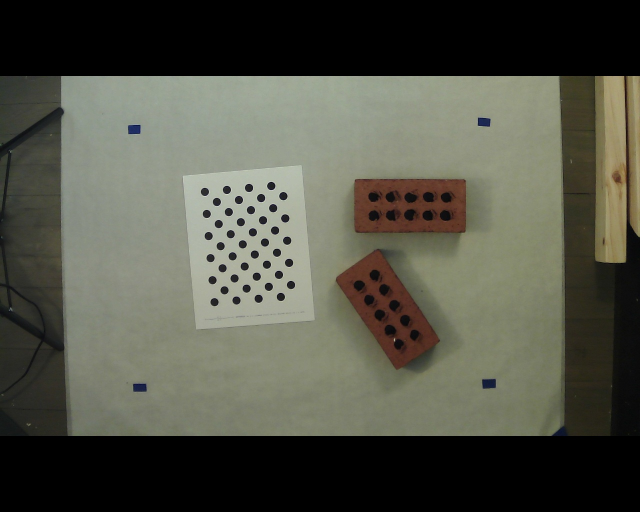
#> input picture capture/calibrate_1553798660.0017204.jpg, 1280 x 1024 px (shown at 1/2 size)
$ python -i wood_grain.py   (imports and definitions only)
#> lines starting #> are read from the running program, lines starting #| are printed output that depends on the picture
### workshop/utility/filter.py
from __future__ import print_function
from __future__ import absolute_import
from __future__ import division

import cv2
import numpy as np

# - - - - -
# IMAGE CORRECTION FILTERS
# - - - - -
class CLAHEfilter:
    def __init__(self,clip=2.0,grid=8):
#> further down, picture is the input picture: shape (1024, 1280, 3); mean B, G, R 71.1, 83, 82.3
        self.clip = clip # CLIP LIMIT
        self.grid = grid # KERNEL SIZE
        self.filter = self.init_filter()

    def init_filter(self):
        return cv2.createCLAHE(clipLimit=self.clip, tileGridSize=(self.grid,self.grid))

    def bw_filter(self,image,alpha=1.0):
#> called with alpha = 1
        grey = cv2.cvtColor(image,cv2.COLOR_BGR2GRAY)
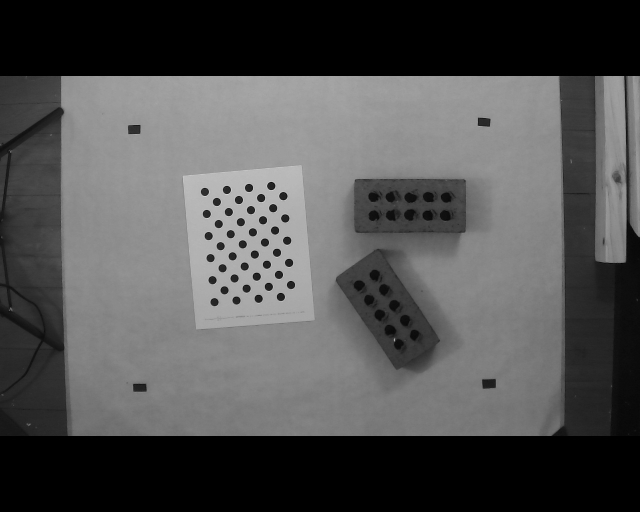
#> grey: shape (1024, 1280) (shown at 1/2 size); min 0, max 238, mean 81.5
        output = self.filter.apply(grey)
        if alpha < 1.0:
            output = cv2.addWeighted(output,alpha,grey,1.0-alpha,0)
        return output

    # [33 lines left out: functions lab_filter, yuv_filter, white_balance, screen, not called in this run]

### workshop/detector/wood_grain.py
import cv2
import numpy as np

from workshop.utility import CLAHEfilter

sm_blur = np.ones((3,3),dtype="float") * (1.0 / (3*3))

hp_vert = np.array((
    [-1, -1, 4, -1, -1],
    [-1, -1, 4, -1, -1],
    [-1, -1, 4, -1, -1],
    [-1, -1, 4, -1, -1],
    [-1, -1, 4, -1, -1],
    [-1, -1, 4, -1, -1],
    [-1, -1, 4, -1, -1],
    [-1, -1, 4, -1, -1]), dtype="int")

d1_vert = np.array((
    [-1, 4, -1, -1, -1],
    [-1, 4, -1, -1, -1],
    [-1, -1, 4, -1, -1],
    [-1, -1, 4, -1, -1],
    [-1, -1, 4, -1, -1],
    [-1, -1, 4, -1, -1],
    [-1, -1, 4, -1, -1],
    [-1, -1, -1, 4, -1],
    [-1, -1, -1, 4, -1]), dtype="int")

d2_vert = np.array((
    [-1, -1, -1, 4, -1],
    [-1, -1, -1, 4, -1],
    [-1, -1, 4, -1, -1],
    [-1, -1, 4, -1, -1],
    [-1, -1, 4, -1, -1],
    [-1, -1, 4, -1, -1],
    [-1, -1, 4, -1, -1],
    [-1, 4, -1, -1, -1],
    [-1, 4, -1, -1, -1]), dtype="int")

d3_vert = np.array((
    [4, -1, -1, -1, -1],
    [4, -1, -1, -1, -1],
    [-1, 4, -1, -1, -1],
    [-1, 4, -1, -1, -1],
    [-1, -1, 4, -1, -1],
    [-1, -1, 4, -1, -1],
    [-1, -1, -1, 4, -1],
    [-1, -1, -1, 4, -1],
    [-1, -1, -1, -1, 4],
    [-1, -1, -1, -1, 4]), dtype="int")

d4_vert = np.array((
    [-1, -1, -1, -1, 4],
    [-1, -1, -1, -1, 4],
    [-1, -1, -1, 4, -1],
    [-1, -1, -1, 4, -1],
    [-1, -1, 4, -1, -1],
    [-1, -1, 4, -1, -1],
    [-1, 4, -1, -1, -1],
    [-1, 4, -1, -1, -1],
    [4, -1, -1, -1, -1],
    [4, -1, -1, -1, -1]), dtype="int")


kernels = [hp_vert, d1_vert, d2_vert, d3_vert, d4_vert]

clahe = CLAHEfilter(3,6)

def extract_grain(img, horizontal=True):
    gray = clahe.bw_filter(img)
    h,w = gray.shape[:2]
#> h = 1024; w = 1280
    gray = cv2.resize(gray, None, fx=0.5, fy=0.5)
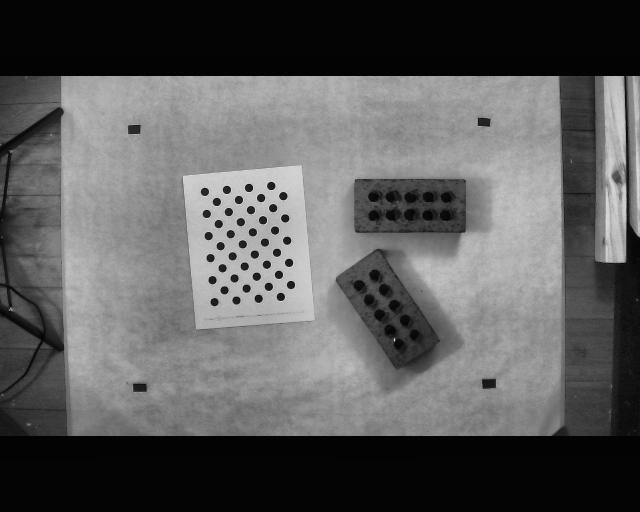
#> gray: shape (512, 640); min 2, max 230, mean 92.1
    # [7 lines of commented-out code are left out]
    cv2.imshow("grey", gray)
    cv2.waitKey(0)

    grain = np.zeros(gray.shape, dtype=np.uint8)
    for kernel in kernels:
        if horizontal:
            kernel = kernel.T
        output = cv2.filter2D(gray, -1, kernel)
        grain = cv2.add(grain, output)
#> this loop made 5 passes
#> pass 1, in extract_grain, `output = cv2.filter2D(gray, -1, kernel)`:
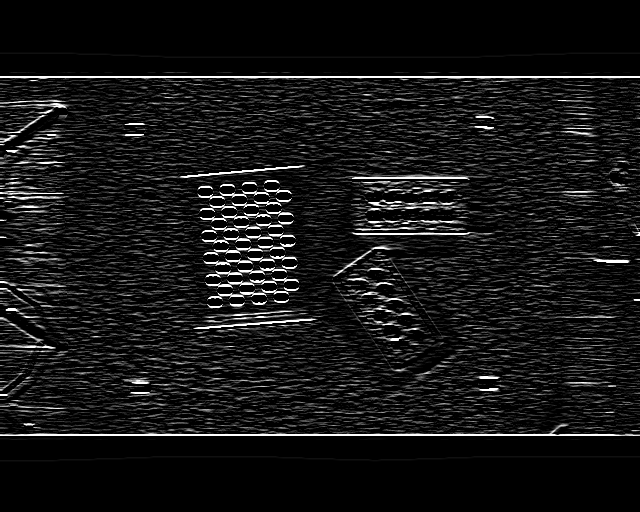
#> output: shape (512, 640); min 0, max 255, mean 21.6
#> pass 3, in extract_grain, `output = cv2.filter2D(gray, -1, kernel)`:
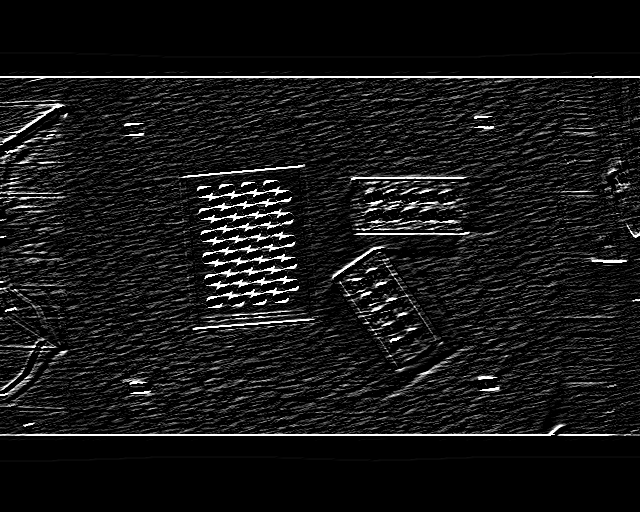
#> output: shape (512, 640); min 0, max 255, mean 21.7
#> after the loop:
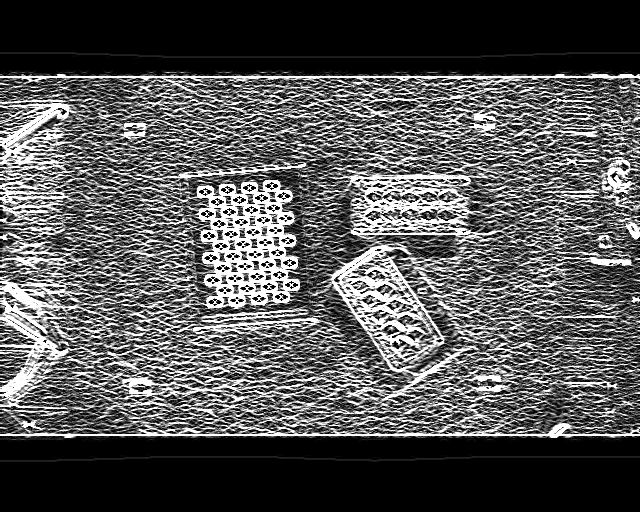
#> grain: shape (512, 640); min 0, max 255, mean 85.1
    grain = cv2.morphologyEx(grain, cv2.MORPH_OPEN, (3,3), iterations=1)
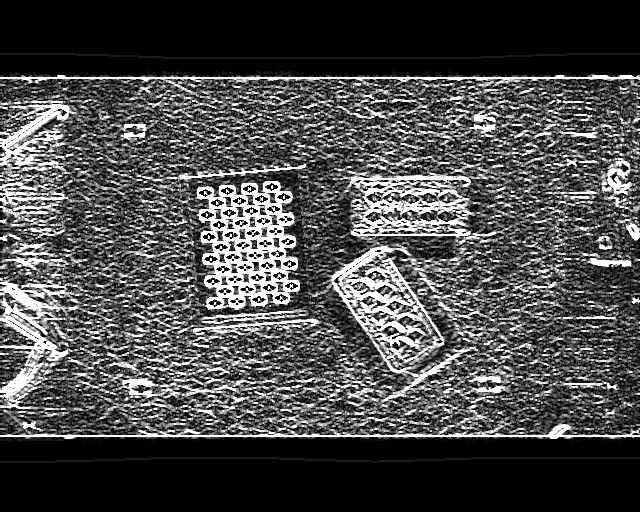
#> grain: shape (512, 640); min 0, max 255, mean 74.8
    grain = cv2.morphologyEx(grain, cv2.MORPH_CLOSE, (3,3), iterations=1)
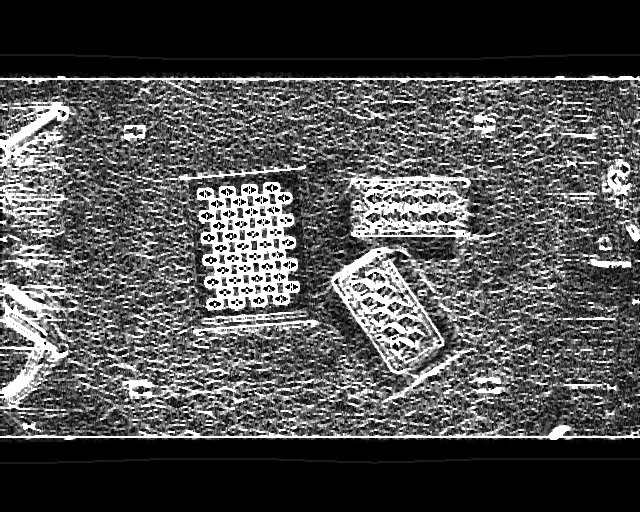
#> grain: shape (512, 640); min 0, max 255, mean 79.9

    grain = cv2.resize(grain, (w,h), interpolation=cv2.INTER_NEAREST)
#> grain: shape (1024, 1280)
    return grain

>>> import cv2
>>> picture = cv2.imread('../../capture/calibrate_1553798660.0017204.jpg')
>>> result = extract_grain(picture)

$ run again, on capture/calibrate_1553804449.3043904.jpg
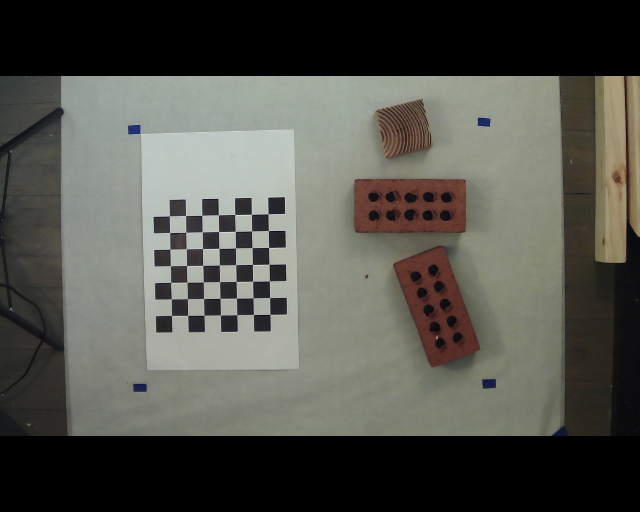
#> input picture capture/calibrate_1553804449.3043904.jpg, 1280 x 1024 px (shown at 1/2 size)
#> picture is the input picture: shape (1024, 1280, 3); mean B, G, R 76.8, 83.6, 83.6
#> after the loop in extract_grain, `for kernel in kernels:`:
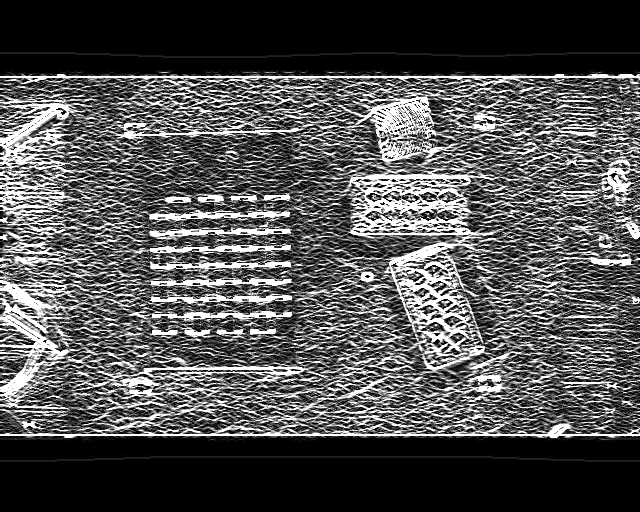
#> grain: shape (512, 640); min 0, max 255, mean 81
#> in extract_grain, `grain = cv2.morphologyEx(grain, cv2.MORPH_CLOSE, (3,3), iterations=1)`:
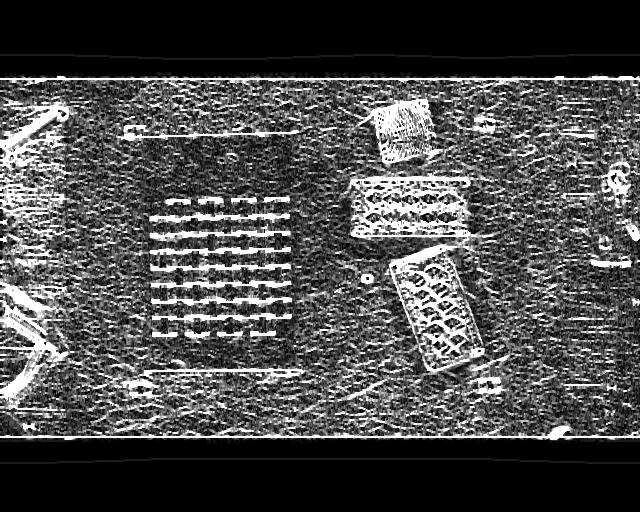
#> grain: shape (512, 640); min 0, max 255, mean 75.7
